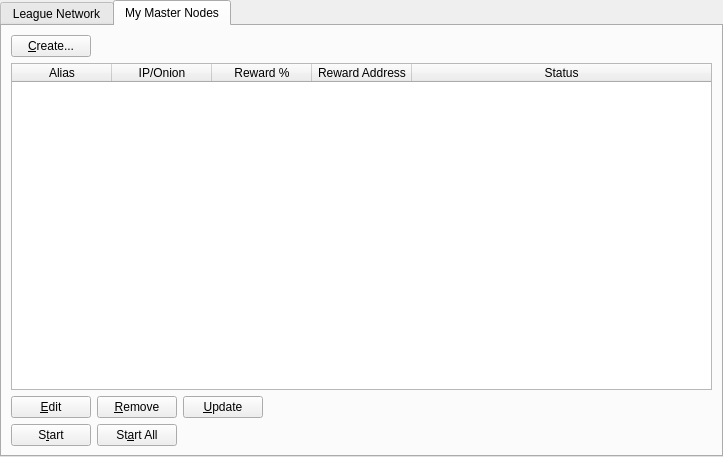
<?xml version="1.0" encoding="UTF-8"?>
<ui version="4.0">
 <class>MasternodeManager</class>
 <widget class="QWidget" name="MasternodeManager">
  <property name="geometry">
   <rect>
    <x>0</x>
    <y>0</y>
    <width>723</width>
    <height>457</height>
   </rect>
  </property>
  <property name="windowTitle">
   <string>Form</string>
  </property>
  <layout class="QVBoxLayout" name="topLayout">
   <property name="leftMargin">
    <number>0</number>
   </property>
   <property name="topMargin">
    <number>0</number>
   </property>
   <property name="rightMargin">
    <number>0</number>
   </property>
   <property name="bottomMargin">
    <number>0</number>
   </property>
   <item>
    <layout class="QVBoxLayout" name="verticalLayout">
     <property name="bottomMargin">
      <number>0</number>
     </property>
     <item>
      <widget class="QTabWidget" name="tabWidget">
       <property name="currentIndex">
        <number>1</number>
       </property>
       <widget class="QWidget" name="tab">
        <attribute name="title">
         <string>League Network</string>
        </attribute>
        <layout class="QGridLayout" name="gridLayout">
         <item row="1" column="0">
          <widget class="QTableWidget" name="tableWidgetMasternodes">
           <property name="editTriggers">
            <set>QAbstractItemView::NoEditTriggers</set>
           </property>
           <property name="alternatingRowColors">
            <bool>true</bool>
           </property>
           <property name="selectionBehavior">
            <enum>QAbstractItemView::SelectRows</enum>
           </property>
           <property name="sortingEnabled">
            <bool>true</bool>
           </property>
           <attribute name="horizontalHeaderStretchLastSection">
            <bool>true</bool>
           </attribute>
           <column>
            <property name="text">
             <string>Address</string>
            </property>
           </column>
           <column>
            <property name="text">
             <string>Protocol</string>
            </property>
           </column>
           <column>
            <property name="text">
             <string>Active</string>
            </property>
           </column>
           <column>
            <property name="text">
             <string>Active (secs)</string>
            </property>
           </column>
           <column>
            <property name="text">
             <string>Last Seen</string>
            </property>
           </column>
           <column>
            <property name="text">
             <string>Pubkey</string>
            </property>
           </column>
          </widget>
         </item>
         <item row="0" column="0">
          <layout class="QHBoxLayout" name="horizontalLayout_3">
           <property name="bottomMargin">
            <number>0</number>
           </property>
           <item>
            <widget class="QLabel" name="label_2">
             <property name="text">
              <string>League Node Count:</string>
             </property>
            </widget>
           </item>
           <item>
            <widget class="QLabel" name="countLabel">
             <property name="text">
              <string>0</string>
             </property>
            </widget>
           </item>
           <item>
            <spacer name="horizontalSpacer_3">
             <property name="orientation">
              <enum>Qt::Horizontal</enum>
             </property>
             <property name="sizeHint" stdset="0">
              <size>
               <width>40</width>
               <height>20</height>
              </size>
             </property>
            </spacer>
           </item>
          </layout>
         </item>
        </layout>
       </widget>
       <widget class="QWidget" name="tab_2">
        <attribute name="title">
         <string>My Master Nodes</string>
        </attribute>
        <layout class="QGridLayout" name="gridLayout_2">
         <item row="0" column="0">
          <layout class="QVBoxLayout" name="verticalLayout_2">
           <property name="bottomMargin">
            <number>0</number>
           </property>
           <item>
            <layout class="QHBoxLayout" name="horizontalLayout">
             <item>
              <widget class="QPushButton" name="createButton">
               <property name="text">
                <string>&amp;Create...</string>
               </property>
              </widget>
             </item>
             <item>
              <spacer name="horizontalSpacer">
               <property name="orientation">
                <enum>Qt::Horizontal</enum>
               </property>
               <property name="sizeHint" stdset="0">
                <size>
                 <width>40</width>
                 <height>20</height>
                </size>
               </property>
              </spacer>
             </item>
            </layout>
           </item>
           <item>
            <widget class="QTableWidget" name="tableWidget_2">
             <property name="minimumSize">
              <size>
               <width>695</width>
               <height>0</height>
              </size>
             </property>
             <property name="editTriggers">
              <set>QAbstractItemView::NoEditTriggers</set>
             </property>
             <property name="alternatingRowColors">
              <bool>true</bool>
             </property>
             <property name="selectionMode">
              <enum>QAbstractItemView::SingleSelection</enum>
             </property>
             <property name="selectionBehavior">
              <enum>QAbstractItemView::SelectRows</enum>
             </property>
             <attribute name="horizontalHeaderStretchLastSection">
              <bool>true</bool>
             </attribute>
             <column>
              <property name="text">
               <string>Alias</string>
              </property>
             </column>
             <column>
              <property name="text">
               <string>IP/Onion</string>
              </property>
             </column>
             <column>
              <property name="text">
               <string>Reward %</string>
              </property>
             </column>
             <column>
              <property name="text">
               <string>Reward Address</string>
              </property>
             </column>
             <column>
              <property name="text">
               <string>Status</string>
              </property>
             </column>
            </widget>
           </item>
           <item>
            <layout class="QHBoxLayout" name="horizontalLayout_2">
             <property name="bottomMargin">
              <number>0</number>
             </property>
             <item>
              <widget class="QPushButton" name="editButton">
               <property name="text">
                <string>&amp;Edit</string>
               </property>
              </widget>
             </item>
             <item>
              <widget class="QPushButton" name="removeButton">
               <property name="text">
                <string>&amp;Remove</string>
               </property>
              </widget>
             </item>
             <item>
              <widget class="QPushButton" name="UpdateButton">
               <property name="text">
                <string>&amp;Update</string>
               </property>
              </widget>
             </item>
             <item>
              <spacer name="horizontalSpacer_2">
               <property name="orientation">
                <enum>Qt::Horizontal</enum>
               </property>
               <property name="sizeHint" stdset="0">
                <size>
                 <width>40</width>
                 <height>20</height>
                </size>
               </property>
              </spacer>
             </item>
            </layout>
           </item>
           <item>
            <layout class="QHBoxLayout" name="horizontalLayout_4">
             <property name="bottomMargin">
              <number>0</number>
             </property>
            </layout>
           </item>
           <item>
            <layout class="QHBoxLayout" name="horizontalLayout_5">
             <property name="bottomMargin">
              <number>0</number>
             </property>
             <item>
              <widget class="QPushButton" name="startButton">
               <property name="text">
                <string>S&amp;tart</string>
               </property>
              </widget>
             </item>
             <item>
              <widget class="QPushButton" name="startAllButton">
               <property name="text">
                <string>St&amp;art All</string>
               </property>
              </widget>
             </item>
             <item>
              <spacer name="horizontalSpacer_5">
               <property name="orientation">
                <enum>Qt::Horizontal</enum>
               </property>
               <property name="sizeHint" stdset="0">
                <size>
                 <width>40</width>
                 <height>20</height>
                </size>
               </property>
              </spacer>
             </item>
            </layout>
           </item>
          </layout>
         </item>
        </layout>
       </widget>
      </widget>
     </item>
    </layout>
   </item>
  </layout>
 </widget>
 <resources/>
 <connections/>
</ui>
